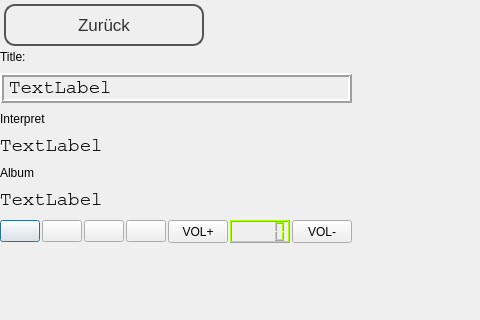
<?xml version="1.0" encoding="UTF-8"?>
<ui version="4.0">
 <class>Dialog</class>
 <widget class="QDialog" name="Dialog">
  <property name="windowModality">
   <enum>Qt::WindowModal</enum>
  </property>
  <property name="geometry">
   <rect>
    <x>0</x>
    <y>0</y>
    <width>480</width>
    <height>320</height>
   </rect>
  </property>
  <property name="windowTitle">
   <string>Dialog</string>
  </property>
  <property name="modal">
   <bool>true</bool>
  </property>
  <widget class="QWidget" name="layoutWidget">
   <property name="geometry">
    <rect>
     <x>0</x>
     <y>50</y>
     <width>451</width>
     <height>281</height>
    </rect>
   </property>
   <layout class="QVBoxLayout" name="verticalLayout">
    <property name="spacing">
     <number>9</number>
    </property>
    <property name="sizeConstraint">
     <enum>QLayout::SetFixedSize</enum>
    </property>
    <item>
     <widget class="QLabel" name="lblSong1">
      <property name="text">
       <string>Title:</string>
      </property>
     </widget>
    </item>
    <item>
     <widget class="QLabel" name="lblSong">
      <property name="font">
       <font>
        <family>Courier</family>
        <pointsize>14</pointsize>
       </font>
      </property>
      <property name="styleSheet">
       <string notr="true"/>
      </property>
      <property name="frameShape">
       <enum>QFrame::Box</enum>
      </property>
      <property name="frameShadow">
       <enum>QFrame::Raised</enum>
      </property>
      <property name="lineWidth">
       <number>2</number>
      </property>
      <property name="text">
       <string>TextLabel</string>
      </property>
     </widget>
    </item>
    <item>
     <widget class="QLabel" name="label">
      <property name="text">
       <string>Interpret</string>
      </property>
     </widget>
    </item>
    <item>
     <widget class="QLabel" name="lblInterpret">
      <property name="font">
       <font>
        <family>Courier</family>
        <pointsize>14</pointsize>
       </font>
      </property>
      <property name="text">
       <string>TextLabel</string>
      </property>
     </widget>
    </item>
    <item>
     <widget class="QLabel" name="label_2">
      <property name="text">
       <string>Album</string>
      </property>
     </widget>
    </item>
    <item>
     <widget class="QLabel" name="lblAlbum">
      <property name="font">
       <font>
        <family>Courier</family>
        <pointsize>14</pointsize>
       </font>
      </property>
      <property name="text">
       <string>TextLabel</string>
      </property>
     </widget>
    </item>
    <item>
     <layout class="QHBoxLayout" name="horizontalLayout">
      <property name="spacing">
       <number>2</number>
      </property>
      <property name="sizeConstraint">
       <enum>QLayout::SetFixedSize</enum>
      </property>
      <item>
       <widget class="QPushButton" name="btnPrev">
        <property name="maximumSize">
         <size>
          <width>60</width>
          <height>16777215</height>
         </size>
        </property>
        <property name="text">
         <string/>
        </property>
        <property name="icon">
         <iconset resource="resources.qrc">
          <normaloff>:/icons/Backward</normaloff>:/icons/Backward</iconset>
        </property>
        <property name="iconSize">
         <size>
          <width>48</width>
          <height>48</height>
         </size>
        </property>
       </widget>
      </item>
      <item>
       <widget class="QPushButton" name="btnPlay">
        <property name="maximumSize">
         <size>
          <width>60</width>
          <height>16777215</height>
         </size>
        </property>
        <property name="text">
         <string/>
        </property>
        <property name="icon">
         <iconset resource="resources.qrc">
          <normaloff>:/icons/Go</normaloff>:/icons/Go</iconset>
        </property>
        <property name="iconSize">
         <size>
          <width>48</width>
          <height>48</height>
         </size>
        </property>
       </widget>
      </item>
      <item>
       <widget class="QPushButton" name="btnStop">
        <property name="maximumSize">
         <size>
          <width>60</width>
          <height>16777215</height>
         </size>
        </property>
        <property name="text">
         <string/>
        </property>
        <property name="icon">
         <iconset resource="resources.qrc">
          <normaloff>:/icons/Stop button</normaloff>:/icons/Stop button</iconset>
        </property>
        <property name="iconSize">
         <size>
          <width>48</width>
          <height>48</height>
         </size>
        </property>
       </widget>
      </item>
      <item>
       <widget class="QPushButton" name="btnNext">
        <property name="maximumSize">
         <size>
          <width>60</width>
          <height>16777215</height>
         </size>
        </property>
        <property name="text">
         <string/>
        </property>
        <property name="icon">
         <iconset resource="resources.qrc">
          <normaloff>:/icons/Forward</normaloff>:/icons/Forward</iconset>
        </property>
        <property name="iconSize">
         <size>
          <width>48</width>
          <height>48</height>
         </size>
        </property>
       </widget>
      </item>
      <item>
       <widget class="QPushButton" name="btnVolPlus">
        <property name="maximumSize">
         <size>
          <width>60</width>
          <height>60</height>
         </size>
        </property>
        <property name="text">
         <string>VOL+</string>
        </property>
       </widget>
      </item>
      <item>
       <widget class="QLCDNumber" name="lcdNumber">
        <property name="maximumSize">
         <size>
          <width>60</width>
          <height>60</height>
         </size>
        </property>
        <property name="palette">
         <palette>
          <active>
           <colorrole role="Light">
            <brush brushstyle="SolidPattern">
             <color alpha="255">
              <red>170</red>
              <green>255</green>
              <blue>0</blue>
             </color>
            </brush>
           </colorrole>
          </active>
          <inactive>
           <colorrole role="Light">
            <brush brushstyle="SolidPattern">
             <color alpha="255">
              <red>170</red>
              <green>255</green>
              <blue>0</blue>
             </color>
            </brush>
           </colorrole>
          </inactive>
          <disabled>
           <colorrole role="Light">
            <brush brushstyle="SolidPattern">
             <color alpha="255">
              <red>170</red>
              <green>255</green>
              <blue>0</blue>
             </color>
            </brush>
           </colorrole>
          </disabled>
         </palette>
        </property>
       </widget>
      </item>
      <item>
       <widget class="QPushButton" name="btnVolMinus">
        <property name="maximumSize">
         <size>
          <width>60</width>
          <height>60</height>
         </size>
        </property>
        <property name="text">
         <string>VOL-</string>
        </property>
       </widget>
      </item>
     </layout>
    </item>
   </layout>
  </widget>
  <widget class="QPushButton" name="btnBack">
   <property name="geometry">
    <rect>
     <x>4</x>
     <y>4</y>
     <width>200</width>
     <height>42</height>
    </rect>
   </property>
   <property name="font">
    <font>
     <pointsize>13</pointsize>
    </font>
   </property>
   <property name="styleSheet">
    <string notr="true">QPushButton {
color: #333;
border: 2px solid #555;
border-radius: 11px;
padding: 5px;
background: qradialgradient(cx: 0.3, cy: -0.4,
fx: 0.3, fy: -0.4,
radius: 1.35, stop: 0 #fff, stop: 1 #FF0000);
min-width: 80px;
}

 QPushButton:hover {
background: qradialgradient(cx: 0.3, cy: -0.4,
fx: 0.3, fy: -0.4,
radius: 1.35, stop: 0 #fff, stop: 1 #bbb);
}

QPushButton:pressed {
background: qradialgradient(cx: 0.4, cy: -0.1,
fx: 0.4, fy: -0.1,
radius: 1.35, stop: 0 #fff, stop: 1 #ddd);
}</string>
   </property>
   <property name="text">
    <string>Zurück</string>
   </property>
   <property name="icon">
    <iconset resource="resources.qrc">
     <normaloff>:/icons/Back-button</normaloff>:/icons/Back-button</iconset>
   </property>
   <property name="iconSize">
    <size>
     <width>48</width>
     <height>48</height>
    </size>
   </property>
  </widget>
 </widget>
 <resources>
  <include location="resources.qrc"/>
 </resources>
 <connections/>
</ui>
